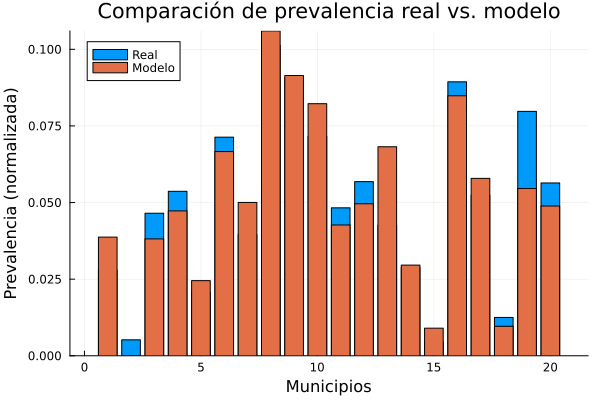

Here is the Julia script that generated this plot:
using Plots, Distributions, StatsBase

# Simular prevalencias reales (distribución P)
n_municipios = 20
p_real = rand(Beta(2, 5), n_municipios)  # Distribución más sesgada hacia valores bajos

# Simular predicción modelo (distribución Q con error o sesgo)
p_predicho = p_real .+ rand(Normal(0, 0.05), n_municipios)
p_predicho = clamp.(p_predicho, 0.0001, 0.9999)  # Evitar valores extremos

# Normalizar como si fueran distribuciones discretas (suman 1)
P = p_real ./ sum(p_real)
Q = p_predicho ./ sum(p_predicho)

# Calcular divergencias

# 1. KL(P‖Q)
kl_div = sum(P .* log.(P ./ Q))

# 2. JS
M = 0.5 .* (P + Q)
js_div = 0.5 * sum(P .* log.(P ./ M)) + 0.5 * sum(Q .* log.(Q ./ M))

# 3. Hellinger
hellinger = sqrt(0.5 * sum((sqrt.(P) .- sqrt.(Q)).^2))

# 4. Total Variation
tv = 0.5 * sum(abs.(P .- Q))

# Mostrar resultados
println("=== DIVERGENCIAS ENTRE PREVALENCIAS (REALS vs. PREDICHAS) ===")
println("KL(P || Q)      = ", round(kl_div, digits=4))
println("JS Divergence   = ", round(js_div, digits=4))
println("Hellinger Dist  = ", round(hellinger, digits=4))
println("Total Variation = ", round(tv, digits=4))

# Visualización
bar(1:n_municipios, [P Q], label=["Real" "Modelo"], legend=:topleft)
xlabel!("Municipios")
ylabel!("Prevalencia (normalizada)")
title!("Comparación de prevalencia real vs. modelo")
savefig("divergencia_prevalencia.png")
